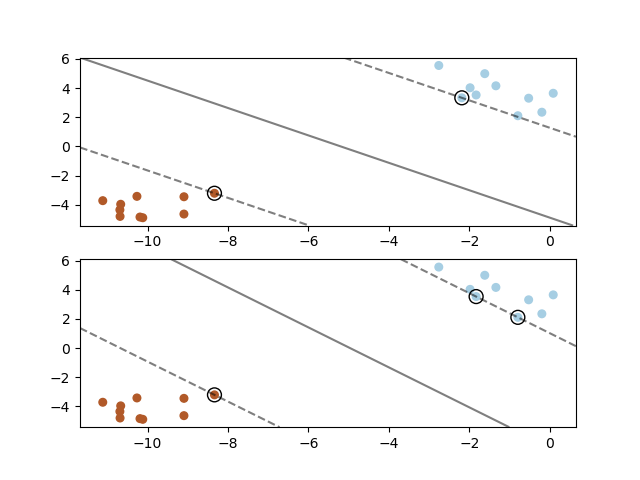

Python code for this plot:
#!/usr/bin/env python3
"""
Author : Ken Youens-Clark <[email redacted]>
Date   : 2018-12-02
Purpose: Demonstrate affect on SVM of removing a support vector
"""

import argparse
import sys
import matplotlib.pyplot as plt
import numpy as np
from sklearn.datasets.samples_generator import make_blobs
from sklearn import svm


# --------------------------------------------------
def get_args():
    """get command-line arguments"""
    parser = argparse.ArgumentParser(
        description='Demonstrate affect on SVM of removing a support vector' ,
        formatter_class=argparse.ArgumentDefaultsHelpFormatter)

    parser.add_argument(
        '-o',
        '--outfile',
        help='File to write figure',
        metavar='FILE',
        type=str,
        default=None)

    parser.add_argument(
        '-r',
        '--random_seed',
        help='Random seed value',
        metavar='int',
        type=int,
        default=None)

    return parser.parse_args()


# --------------------------------------------------
def warn(msg):
    """Print a message to STDERR"""
    print(msg, file=sys.stderr)


# --------------------------------------------------
def die(msg='Something bad happened'):
    """warn() and exit with error"""
    warn(msg)
    sys.exit(1)


# --------------------------------------------------
def main():
    """Make a jazz noise here"""
    args = get_args()

    fig, ax = plt.subplots(2)

    if args.random_seed is not None:
        np.random.seed(args.random_seed)

    X, y = make_blobs(n_samples=20, centers=2)

    clf = svm.SVC(kernel='linear', C=1000)
    clf.fit(X, y)

    #
    # Create grid to evaluate model
    #
    xlim = ax[0].get_xlim()
    ylim = ax[0].get_ylim()
    xx = np.linspace(xlim[0], xlim[1], 30)
    yy = np.linspace(ylim[0], ylim[1], 30)
    YY, XX = np.meshgrid(yy, xx)
    xy = np.vstack([XX.ravel(), YY.ravel()]).T
    Z = clf.decision_function(xy).reshape(XX.shape)

    #
    # Plot data, decision boundary and margins, support vectors
    #
    ax[0].scatter(X[:, 0], X[:, 1], c=y, s=30, cmap=plt.cm.Paired)

    ax[0].contour(
        XX,
        YY,
        Z,
        colors='k',
        levels=[-1, 0, 1],
        alpha=0.5,
        linestyles=['--', '-', '--'])

    ax[0].scatter(
        clf.support_vectors_[:, 0],
        clf.support_vectors_[:, 1],
        s=100,
        linewidth=1,
        facecolors='none',
        edgecolors='k')

    #
    # Now remove one of the supports and refit
    #
    support = clf.support_
    X2 = np.delete(X, support[0], axis=0)
    y2 = np.delete(y, support[0])

    clf.fit(X2, y2)

    Z2 = clf.decision_function(xy).reshape(XX.shape)

    ax[1].scatter(X2[:, 0], X2[:, 1], c=y2, s=30, cmap=plt.cm.Paired)

    ax[1].contour(
        XX,
        YY,
        Z2,
        colors='k',
        levels=[-1, 0, 1],
        alpha=0.5,
        linestyles=['--', '-', '--'])

    ax[1].scatter(
        clf.support_vectors_[:, 0],
        clf.support_vectors_[:, 1],
        s=100,
        linewidth=1,
        facecolors='none',
        edgecolors='k')

    if args.outfile:
        warn('Saving figure to "{}"'.format(args.outfile))
        plt.savefig(args.outfile)

    plt.show()


# --------------------------------------------------
if __name__ == '__main__':
    main()
